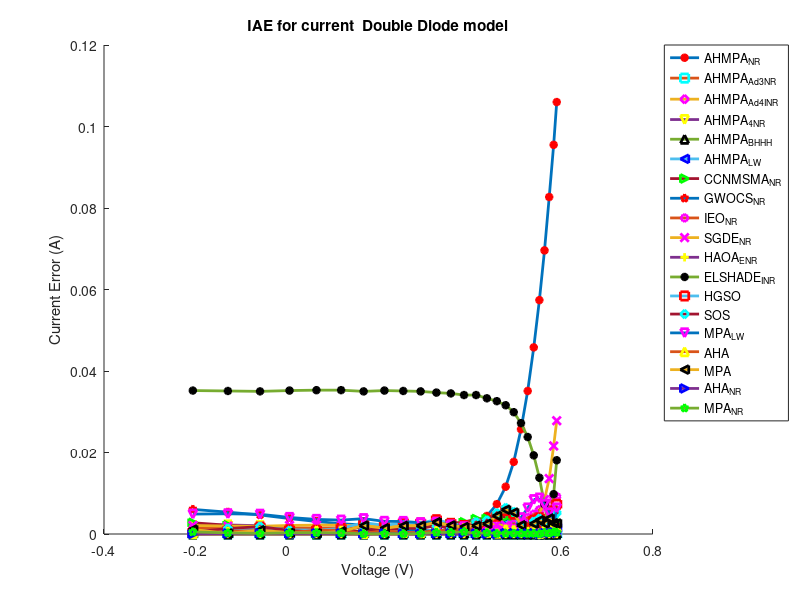

The MATLAB source for this figure:

p1=[...
-0.2057	0.764	5.20E-04	0.00E+00	0.00E+00	2.05E-03	1.41E-09	8.20E-04	2.76E-03	6.04E-03	1.38E-03	2.09E-03	0.00E+00	3.52E-02	3.58E-04	4.66E-04	4.89E-03	7.00E-05	1.10E-03	1.00E-05	5.10E-04
-0.1291	0.762	2.70E-04	0.00E+00	0.00E+00	2.22E-03	6.06E-09	1.28E-03	2.15E-03	5.36E-03	1.57E-03	1.95E-03	0.00E+00	3.51E-02	8.76E-04	1.34E-03	4.96E-03	6.50E-04	1.40E-04	1.20E-04	2.80E-04
-0.0588	0.7605	1.10E-04	0.00E+00	0.00E+00	2.04E-03	8.23E-09	1.37E-03	1.52E-03	4.67E-03	1.68E-03	1.90E-03	0.00E+00	3.50E-02	1.67E-03	1.81E-03	4.85E-03	8.50E-04	9.30E-04	1.60E-04	1.40E-04
0.0057	0.7605	2.10E-04	0.00E+00	0.00E+00	5.00E-04	2.09E-09	7.00E-05	6.97E-04	3.79E-03	1.52E-03	2.10E-03	0.00E+00	3.52E-02	1.02E-03	8.57E-04	4.06E-03	3.40E-04	2.90E-04	7.00E-05	2.90E-04
0.0646	0.76	2.10E-04	0.00E+00	0.00E+00	4.10E-04	6.55E-10	6.10E-04	3.24E-05	3.07E-03	1.47E-03	2.19E-03	0.00E+00	3.53E-02	9.26E-04	4.85E-04	3.58E-03	9.30E-04	1.90E-04	1.80E-04	3.20E-04
0.1185	0.759	1.10E-04	0.00E+00	0.00E+00	7.10E-04	9.47E-11	7.10E-04	4.78E-04	2.52E-03	1.52E-03	2.18E-03	0.00E+00	3.53E-02	1.36E-03	6.71E-04	3.41E-03	9.40E-04	6.20E-04	1.80E-04	2.40E-04
0.1678	0.757	1.70E-04	0.00E+00	0.00E+00	8.00E-05	7.04E-09	2.60E-04	7.51E-04	2.20E-03	1.76E-03	1.97E-03	0.00E+00	3.50E-02	2.79E-03	1.88E-03	3.77E-03	1.10E-04	2.05E-03	2.00E-05	4.00E-05
0.2132	0.757	8.00E-05	0.00E+00	0.00E+00	1.10E-03	1.87E-09	7.80E-04	1.36E-03	1.56E-03	1.62E-03	2.15E-03	0.00E+00	3.52E-02	2.12E-03	1.03E-03	3.10E-03	8.40E-04	1.40E-03	1.60E-04	9.00E-05
0.2545	0.7555	2.50E-04	0.00E+00	0.00E+00	8.60E-04	4.67E-09	4.30E-04	1.69E-03	1.22E-03	1.71E-03	2.09E-03	0.00E+00	3.51E-02	2.71E-03	1.46E-03	3.08E-03	3.90E-04	2.00E-03	8.00E-05	5.00E-05
0.2924	0.754	3.60E-04	0.00E+00	0.00E+00	9.40E-04	4.72E-09	4.70E-04	2.08E-03	8.58E-04	1.71E-03	2.12E-03	0.00E+00	3.50E-02	2.69E-03	1.35E-03	2.77E-03	3.30E-04	2.02E-03	6.00E-05	1.10E-04
0.3269	0.7505	7.40E-04	0.00E+00	0.00E+00	1.90E-04	1.06E-08	6.00E-04	2.24E-03	7.60E-04	1.85E-03	1.97E-03	0.00E+00	3.47E-02	3.50E-03	2.12E-03	2.90E-03	8.90E-04	2.90E-03	1.60E-04	3.90E-04
0.3585	0.7465	1.03E-03	0.00E+00	0.00E+00	1.60E-04	8.09E-09	3.70E-04	2.65E-03	4.94E-04	1.68E-03	2.10E-03	0.00E+00	3.45E-02	2.61E-03	1.26E-03	2.21E-03	8.40E-04	2.11E-03	1.60E-04	4.00E-04
0.3873	0.7385	1.73E-03	0.00E+00	0.00E+00	1.04E-03	8.92E-09	8.80E-04	2.90E-03	4.72E-04	1.53E-03	2.09E-03	0.00E+00	3.41E-02	2.08E-03	8.23E-04	1.77E-03	1.59E-03	1.71E-03	3.00E-04	5.60E-04
0.4137	0.728	2.39E-03	0.00E+00	0.00E+00	9.40E-04	9.03E-09	1.59E-03	3.69E-03	2.71E-05	6.85E-04	2.61E-03	0.00E+00	3.41E-02	1.80E-03	2.91E-03	2.08E-04	6.50E-04	2.04E-03	1.20E-04	1.00E-04
0.4373	0.7065	4.43E-03	0.00E+00	0.00E+00	5.10E-04	7.16E-09	8.40E-04	3.78E-03	3.62E-04	3.02E-04	2.41E-03	0.00E+00	3.33E-02	2.38E-03	3.32E-03	3.11E-04	4.40E-04	2.51E-03	8.00E-05	2.90E-04
0.459	0.6755	7.33E-03	0.00E+00	0.00E+00	2.20E-04	1.50E-08	1.80E-03	4.06E-03	5.60E-04	5.67E-04	2.35E-03	0.00E+00	3.26E-02	4.36E-03	5.12E-03	7.73E-04	2.30E-04	4.45E-03	4.00E-05	1.10E-04
0.4784	0.632	1.16E-02	0.00E+00	0.00E+00	4.60E-04	2.14E-08	2.96E-03	4.18E-03	8.72E-04	1.60E-03	2.15E-03	0.00E+00	3.16E-02	5.76E-03	6.40E-03	5.91E-04	1.24E-03	5.95E-03	2.30E-04	1.40E-04
0.496	0.573	1.77E-02	0.00E+00	0.00E+00	1.00E-04	1.63E-08	2.93E-03	3.81E-03	1.53E-03	2.48E-03	1.65E-03	0.00E+00	2.99E-02	4.87E-03	5.43E-03	1.04E-03	1.05E-03	5.26E-03	1.90E-04	1.60E-04
0.5119	0.499	2.57E-02	0.00E+00	0.00E+00	1.58E-03	1.73E-09	1.57E-03	2.93E-03	2.49E-03	3.10E-03	1.03E-03	0.00E+00	2.72E-02	1.53E-03	2.04E-03	4.00E-03	6.40E-04	2.15E-03	1.10E-04	1.30E-04
0.5265	0.413	3.51E-02	0.00E+00	0.00E+00	1.41E-03	5.08E-09	1.48E-03	2.13E-03	3.11E-03	4.03E-03	1.16E-03	0.00E+00	2.38E-02	8.32E-04	3.67E-04	6.38E-03	6.80E-04	0.00E+00	1.20E-04	1.00E-04
0.5398	0.3165	4.58E-02	0.00E+00	0.00E+00	1.44E-03	1.04E-08	1.02E-03	1.14E-03	3.62E-03	4.89E-03	2.10E-03	0.00E+00	1.93E-02	3.38E-03	3.02E-03	8.43E-03	1.03E-03	2.52E-03	1.80E-04	1.40E-04
0.5521	0.212	5.74E-02	0.00E+00	0.00E+00	1.80E-04	9.82E-09	1.27E-03	3.19E-04	3.69E-03	5.96E-03	4.49E-03	0.00E+00	1.38E-02	3.97E-03	3.79E-03	8.82E-03	1.50E-04	3.37E-03	3.00E-05	4.00E-05
0.5633	0.1035	6.96E-02	0.00E+00	0.00E+00	1.59E-03	5.83E-09	1.69E-03	3.62E-04	3.38E-03	7.11E-03	8.46E-03	0.00E+00	7.27E-03	2.51E-03	2.67E-03	7.25E-03	1.27E-03	2.57E-03	2.20E-04	3.20E-04
0.5736	-0.01	8.27E-02	0.00E+00	0.00E+00	7.56E-04	7.80E-10	3.80E-04	1.58E-03	3.43E-03	7.57E-03	1.36E-02	0.00E+00	1.27E-03	2.53E-03	3.23E-03	5.17E-03	1.26E-03	3.82E-03	2.29E-04	2.24E-04
0.5833	-0.123	9.55E-02	0.00E+00	0.00E+00	3.12E-03	9.45E-09	1.15E-03	1.61E-03	2.09E-03	9.17E-03	2.16E-02	0.00E+00	9.78E-03	5.63E-03	4.22E-03	2.10E-03	2.52E-03	2.65E-03	4.30E-04	4.80E-04
0.59	-0.21	1.06E-01	0.00E+00	0.00E+00	1.12E-03	1.82E-08	1.50E-03	2.62E-03	2.06E-03	9.19E-03	2.78E-02	0.00E+00	1.81E-02	7.30E-03	5.18E-03	6.41E-03	1.55E-03	2.58E-03	2.80E-04	3.90E-04

];

vt=p1(:,1);
It=p1(:,2);

figure;
col2=['b','g','r','c','m','y','k','b','g','r','m','m','y','k','r','c','m','y','k','b','g','r'];
col1=['x','+','*','s','d','v','^','<','>','p','h','x','+','*','s','d','v','^','<','>','p','h'];
for i=3:length(p1(1,:))
    hold on
    Ia=p1(:,i);
    plot(vt,Ia,'Marker',col1(i),'MarkerEdgeColor',col2(i),'MarkerSize',6,'LineWidth',2)
    
end


title('IAE for current  Double Diode model')
xlabel('Voltage (V)');
ylabel('Current Error (A)');
legend('AHMPA_N_R',	'AHMPA_A_d_3_N_R',	'AHMPA_A_d_4_I_N_R',	'AHMPA_4_N_R',	'AHMPA_B_H_H_H',...
    'AHMPA_L_W',	'CCNMSMA_N_R',	'GWOCS_N_R',	'IEO_N_R',	'SGDE_N_R',...
    'HAOA_E_N_R	','ELSHADE_I_N_R',	'HGSO',	'SOS',...
    'MPA_L_W','AHA','MPA','AHA_N_R','MPA_N_R','Location','NorthEastOutside')


